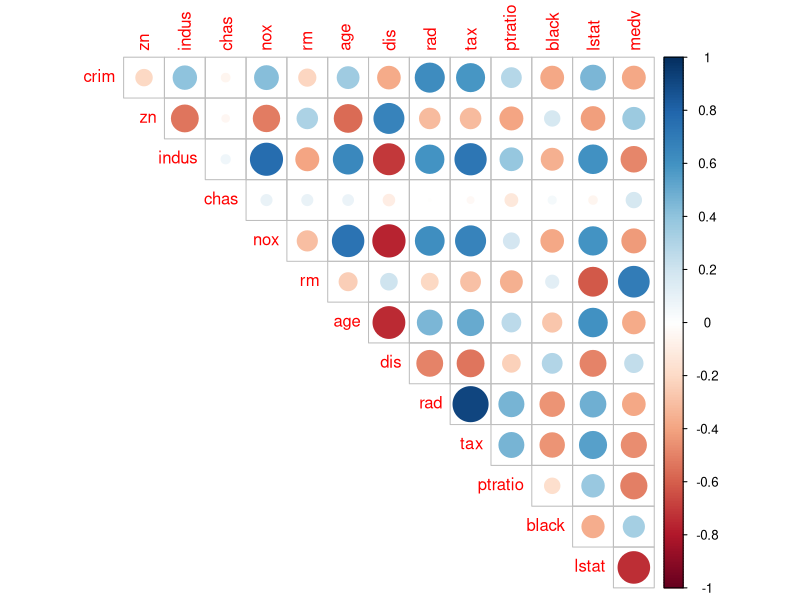
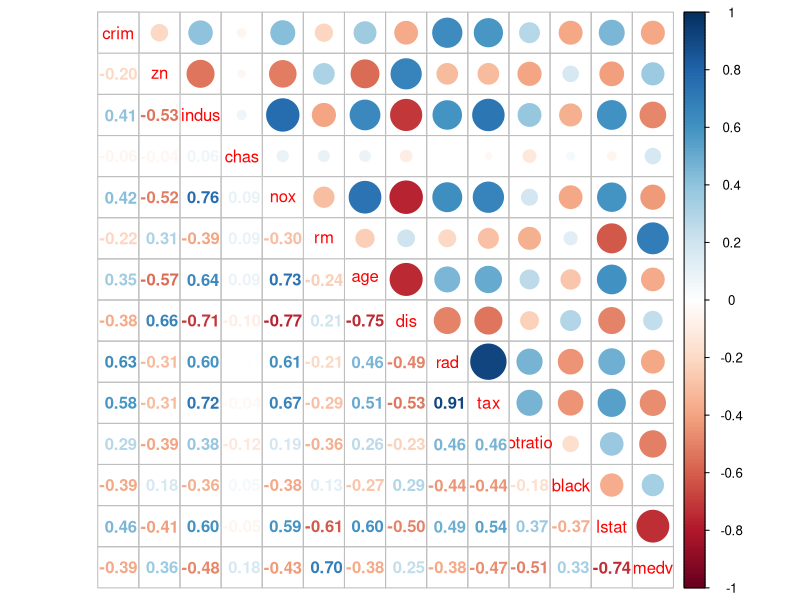
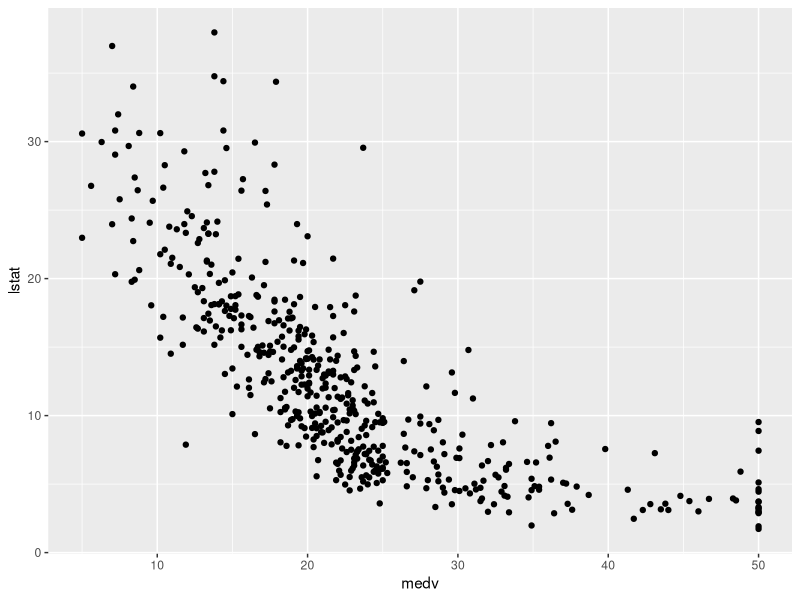
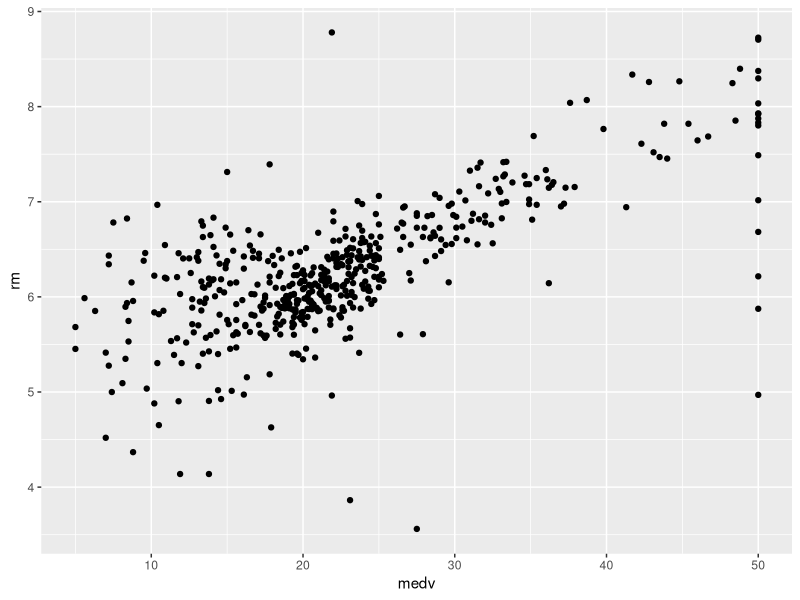
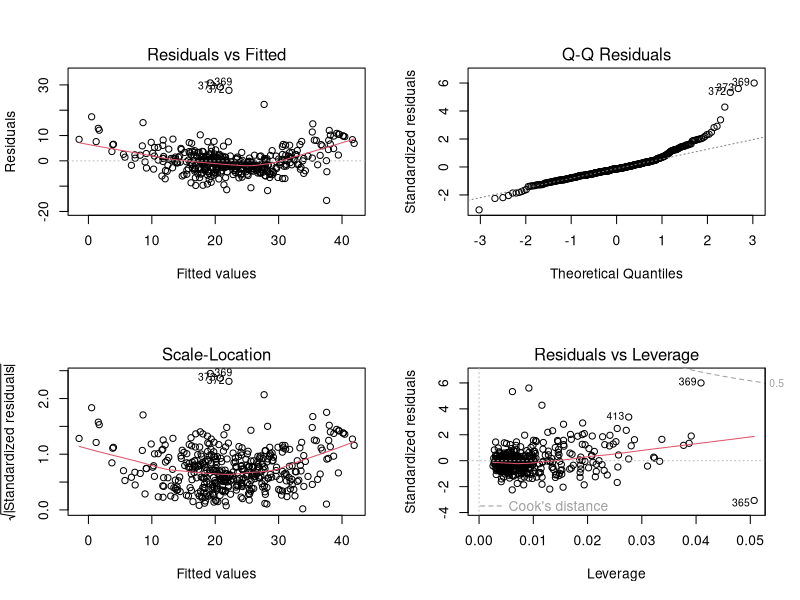
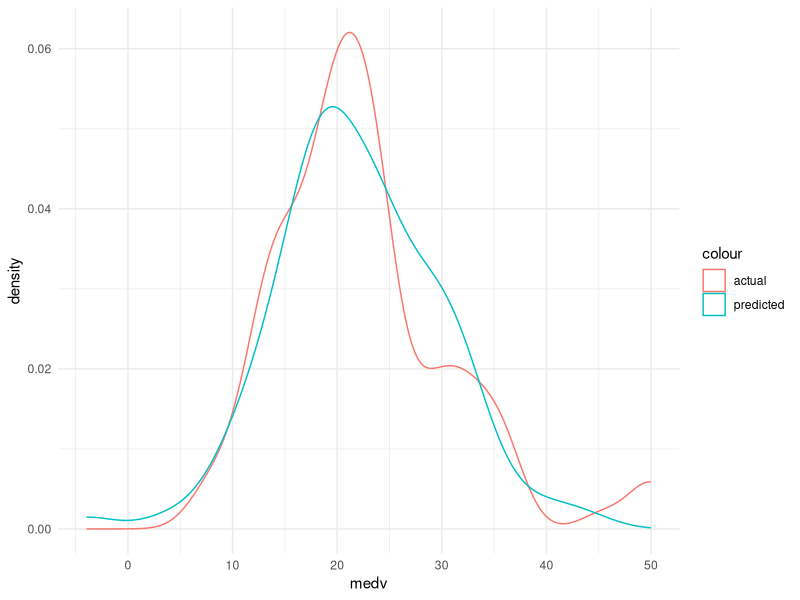
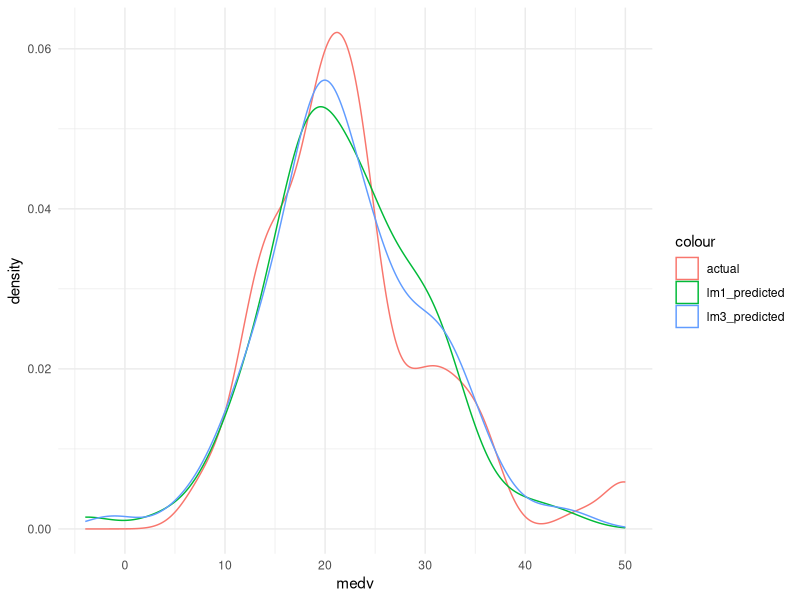

These figures' R source, in order:
##########################
#
# Linear Regression
# 
##########################

# load MASS, corrplot and ggplot2
library(MASS)
library(ggplot2)
install.packages('corrplot')
library(corrplot)

# examine the docs for the Boston dataset 
?Boston

# examine the structure of the dataset
str(Boston)

# compute the correlation matrix
boston_cor <- cor(Boston)
View(boston_cor)

# one option for plotting correlations: 
# using colors to represent the extent of correlation
corrplot(boston_cor, type = "upper", diag = FALSE)


# another option, with both colors and exact correlation scores
corrplot.mixed(boston_cor)


# create scatterplots for the dependent variable (medv) and 
# candidate independent variables (lstat, rm, ptratio)
ggplot(Boston, aes(x = medv, y = lstat)) + geom_point()
ggplot(Boston, aes(x = medv, y = rm)) + geom_point()


#############################################
# Split the data into training and test sets
#############################################

# install and load caret package
install.packages('caret')
library(caret)

summary(Boston$medv)

# assure the replicability of the results by setting the seed 
# generate indices of the observations to be selected for the training set
set.seed(3)
train_indices <- createDataPartition(Boston$medv, p = 0.8, list = FALSE)

# select observations at the positions defined by the train.indices vector
boston_train <- Boston[train_indices, ]
# select observations at the positions that are NOT in the train.indices vector
boston_test <- Boston[-train_indices, ]

summary(boston_train$medv)
summary(boston_test$medv)

###################################
## Create a linear regression model
###################################

# build an lm model with a train dataset using the formula: medv ~ lstat + rm + ptratio
lm1 <- lm(medv ~ lstat + rm + ptratio, data = boston_train)

# print the model summary
summary(lm1)

# print the coefficients
coef(lm1)

# compute 95% confidence interval for the coefficients
confint(lm1)


##########################
## Diagnostic Plots
##########################

# split the plotting area into 4 cells
par(mfrow=c(2,2))

# print the diagnostic plots
plot(lm1)

# reset the plotting area
par(mfrow=c(1,1))



###########################################
## Make predictions and evaluate the model
###########################################

# calculate the predictions with the fitted model over the test data
lm1_pred <- predict(lm1, newdata = boston_test)

# print out a few predictions
head(lm1_pred)

# calculate the predictions with the fitted model over the test data, 
# including the confidence interval
lm1_pred <- predict(lm1, newdata = boston_test, interval = 'conf')
head(lm1_pred)

# combine the test set with the predictions
boston_test$medv_pred <- lm1_pred[,1]

# plot actual (medv) vs. predicted values
ggplot(boston_test) +
  geom_density(aes(x=medv, color='actual')) +
  geom_density(aes(x=medv_pred, color='predicted')) +
  theme_minimal()


# calculate RSS (Residual Sum of Squares)
RSS_lm1 <- sum((boston_test$medv - boston_test$medv_pred)^2)

# calculate TSS (Total Sum of Squares)
TSS <- sum((boston_test$medv - mean(boston_train$medv))^2)

# calculate R-squared on the test data
# R2 = (TSS-RSS)/TSS = 1 - RSS/TSS
R2_lm1 <- 1 - RSS_lm1/TSS
R2_lm1

# calculate RMSE
# RMSE = sqrt(RSS/n)
RMSE_lm1 <- sqrt(RSS_lm1/nrow(boston_test))
RMSE_lm1

# compare medv mean to the RMSE
RMSE_lm1/mean(boston_test$medv)

##############################################################
## Create a more complex model and examine multicollinearity
##############################################################

# build a new model using all of the variables
lm2 <- lm(medv ~ ., data = boston_train)

# print the model summary
summary(lm2)

# check for multicollinearity using the vif function (from the 'car' package)
install.packages('car')
library(car)
?vif

# calculate vif
vif(lm2)

# calculate square root of the VIF
sort(sqrt(vif(lm2)))

# build a new model using all of the variables except those with the 
# highest VIF value
lm3 <- lm(medv ~ . - (tax + nox), data = boston_train)

sort(sqrt(vif(lm3)))

# print the model summary
summary(lm3)

# calculate the predictions over the test data
lm3_pred <- predict(lm3, newdata = boston_test)

# combine the test set with the predictions
boston_test$medv_pred_lm3 <- lm3_pred
colnames(boston_test)[15] <- "medv_pred_lm1"

# plot actual (medv) vs. predicted values
ggplot(boston_test) +
  geom_density(aes(x=medv, color='actual')) +
  geom_density(aes(x=medv_pred_lm1, color='lm1_predicted')) +
  geom_density(aes(x=medv_pred_lm3, color='lm3_predicted')) +
  theme_minimal()

# calculate RSS
RSS_lm3 <- sum((boston_test$medv - boston_test$medv_pred_lm3)^2)

# calculate R-squared on the test data
R2_lm3 <- 1 - RSS_lm3/TSS
R2_lm3
R2_lm1

# calculate RMSE
RMSE_lm3 <- sqrt(RSS_lm3/nrow(boston_test))
RMSE_lm3
RMSE_lm1
